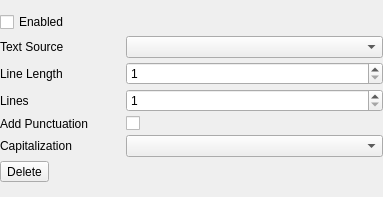
<?xml version="1.0" encoding="UTF-8"?>
<ui version="4.0">
    <class>OpenCaptionSettingsWidget</class>
    <widget class="QWidget" name="OpenCaptionSettingsWidget">
        <property name="geometry">
            <rect>
                <x>0</x>
                <y>0</y>
                <width>383</width>
                <height>197</height>
            </rect>
        </property>
        <property name="sizePolicy">
            <sizepolicy hsizetype="Preferred" vsizetype="Fixed">
                <horstretch>0</horstretch>
                <verstretch>0</verstretch>
            </sizepolicy>
        </property>
        <property name="windowTitle">
            <string>Form</string>
        </property>
        <layout class="QVBoxLayout" name="verticalLayout">
            <property name="spacing">
                <number>4</number>
            </property>
            <property name="leftMargin">
                <number>0</number>
            </property>
            <property name="topMargin">
                <number>12</number>
            </property>
            <property name="rightMargin">
                <number>0</number>
            </property>
            <property name="bottomMargin">
                <number>12</number>
            </property>
            <item>
                <widget class="QCheckBox" name="enabledCheckBox">
                    <property name="sizePolicy">
                        <sizepolicy hsizetype="Fixed" vsizetype="Fixed">
                            <horstretch>0</horstretch>
                            <verstretch>0</verstretch>
                        </sizepolicy>
                    </property>
                    <property name="text">
                        <string>Enabled</string>
                    </property>
                </widget>
            </item>
            <item>
                <widget class="QWidget" name="textSourceWidget" native="true">
                    <property name="sizePolicy">
                        <sizepolicy hsizetype="Preferred" vsizetype="Fixed">
                            <horstretch>0</horstretch>
                            <verstretch>0</verstretch>
                        </sizepolicy>
                    </property>
                    <layout class="QFormLayout" name="formLayout_5">
                        <property name="labelAlignment">
                            <set>Qt::AlignLeading|Qt::AlignLeft|Qt::AlignVCenter</set>
                        </property>
                        <property name="formAlignment">
                            <set>Qt::AlignLeading|Qt::AlignLeft|Qt::AlignTop</set>
                        </property>
                        <property name="verticalSpacing">
                            <number>4</number>
                        </property>
                        <property name="leftMargin">
                            <number>0</number>
                        </property>
                        <property name="topMargin">
                            <number>0</number>
                        </property>
                        <property name="rightMargin">
                            <number>0</number>
                        </property>
                        <property name="bottomMargin">
                            <number>0</number>
                        </property>
                        <item row="1" column="0">
                            <widget class="QLabel" name="label_14">
                                <property name="minimumSize">
                                    <size>
                                        <width>120</width>
                                        <height>0</height>
                                    </size>
                                </property>
                                <property name="text">
                                    <string>Text Source</string>
                                </property>
                            </widget>
                        </item>
                        <item row="1" column="1">
                            <widget class="QComboBox" name="outputComboBox">
                                <property name="minimumSize">
                                    <size>
                                        <width>250</width>
                                        <height>0</height>
                                    </size>
                                </property>
                            </widget>
                        </item>
                        <item row="2" column="0">
                            <widget class="QLabel" name="label_15">
                                <property name="text">
                                    <string>Line Length</string>
                                </property>
                            </widget>
                        </item>
                        <item row="2" column="1">
                            <widget class="QSpinBox" name="lineLengthSpinBox">
                                <property name="minimum">
                                    <number>1</number>
                                </property>
                                <property name="maximum">
                                    <number>999999999</number>
                                </property>
                            </widget>
                        </item>
                        <item row="3" column="0">
                            <widget class="QLabel" name="label_17">
                                <property name="text">
                                    <string>Lines</string>
                                </property>
                            </widget>
                        </item>
                        <item row="3" column="1">
                            <widget class="QSpinBox" name="lineCountSpinBox">
                                <property name="minimum">
                                    <number>1</number>
                                </property>
                            </widget>
                        </item>
                        <item row="5" column="0">
                            <widget class="QLabel" name="label_18">
                                <property name="text">
                                    <string>Capitalization</string>
                                </property>
                            </widget>
                        </item>
                        <item row="5" column="1">
                            <widget class="QComboBox" name="capitalizationComboBox"/>
                        </item>
                        <item row="4" column="0">
                            <widget class="QLabel" name="label_24">
                                <property name="text">
                                    <string>Add Punctuation</string>
                                </property>
                            </widget>
                        </item>
                        <item row="4" column="1">
                            <widget class="QCheckBox" name="punctuationCheckBox">
                                <property name="text">
                                    <string/>
                                </property>
                            </widget>
                        </item>
                    </layout>
                </widget>
            </item>
            <item>
                <widget class="QToolButton" name="deleteToolButton">
                    <property name="text">
                        <string>Delete</string>
                    </property>
                </widget>
            </item>
        </layout>
    </widget>
    <resources/>
    <connections/>
</ui>
